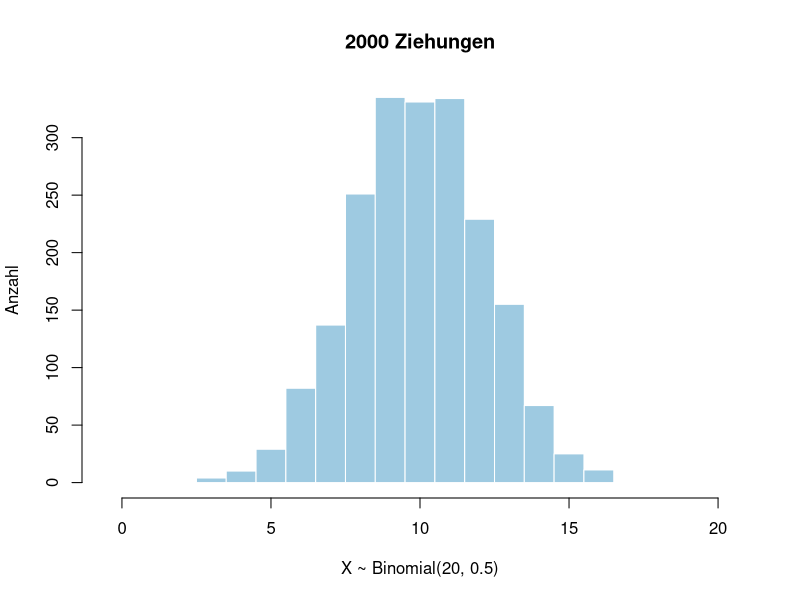
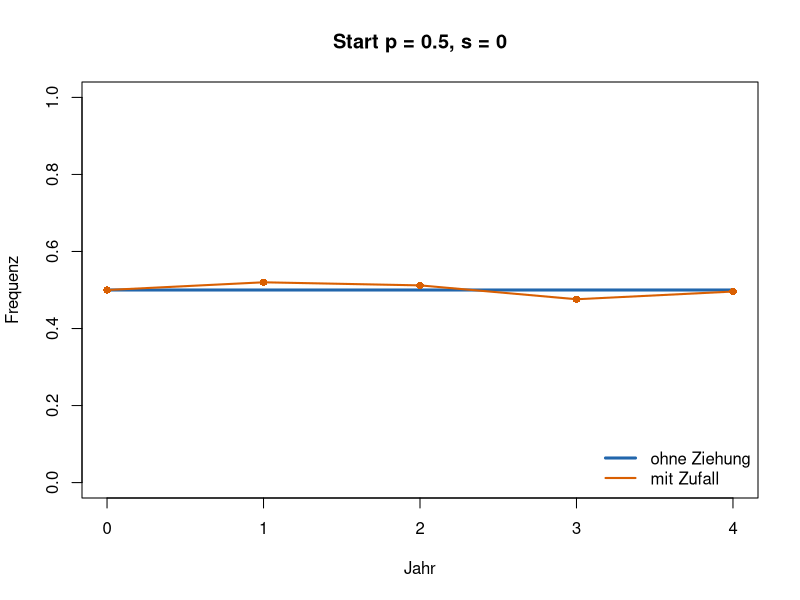
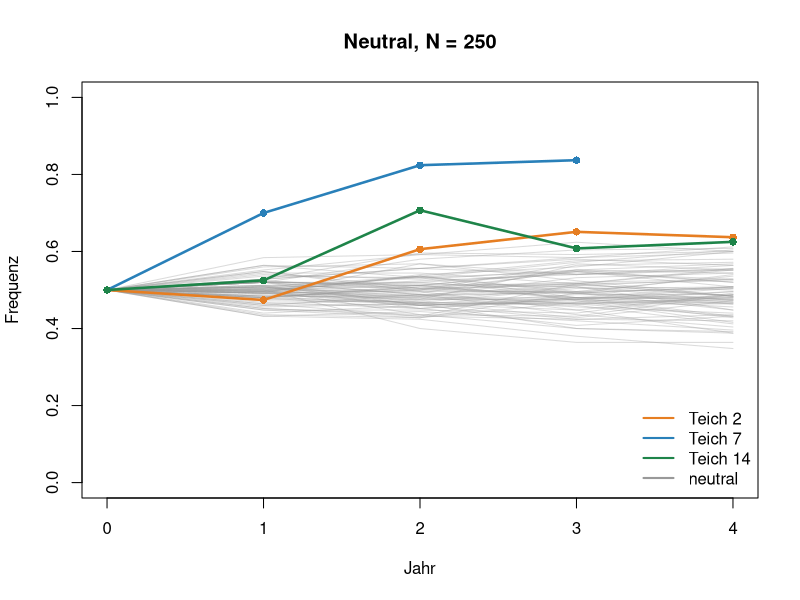
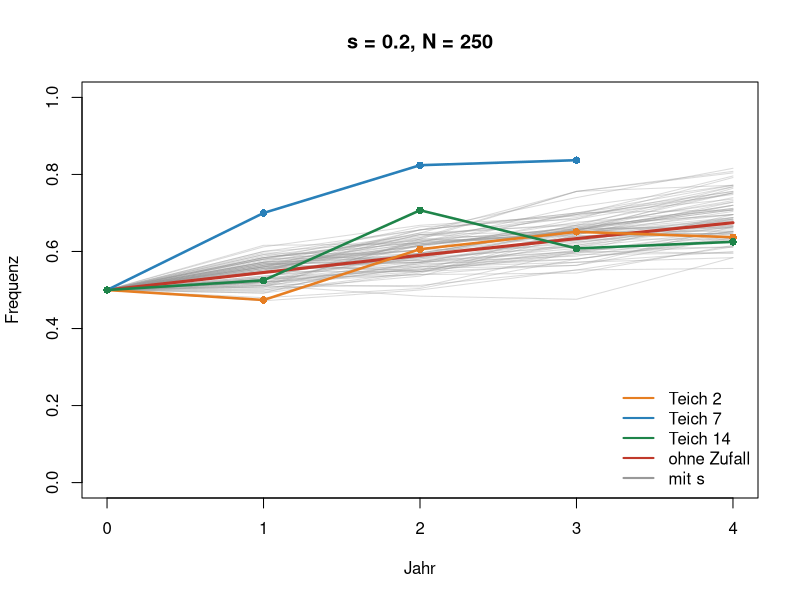

Reproduce these figures in R, in order.
## ---- chunk 1
selection_step_haploid <- function(p, s) {
  p * (1 + s) / (1 + p * s)
}

wf_step <- function(p, s, N) {
  p_sel <- selection_step_haploid(p, s)
  if (p_sel <= 0) return(0)
  if (p_sel >= 1) return(1)
  rbinom(1, N, p_sel) / N
}

simulate_det <- function(p0, s, generations = 4) {
  p <- numeric(generations + 1)
  p[1] <- p0
  for (t in seq_len(generations)) {
    p[t + 1] <- selection_step_haploid(p[t], s)
  }
  data.frame(generation = 0:generations, p = p)
}

simulate_wf <- function(p0, s, N, generations = 4) {
  p <- numeric(generations + 1)
  p[1] <- p0
  for (t in seq_len(generations)) {
    p[t + 1] <- wf_step(p[t], s, N)
  }
  data.frame(generation = 0:generations, p = p)
}

ponds <- read.csv("data/pond-chrxi.csv")
## ---- chunk 2
set.seed(9)
x <- rbinom(2000, size = 20, prob = 0.5)
hist(x, breaks = 0:21 - 0.5, col = "#9ecae1", border = "white",
     main = "2000 Ziehungen", xlab = "X ~ Binomial(20, 0.5)", ylab = "Anzahl")
## ---- chunk 3
set.seed(9)
N <- 250
det <- simulate_det(0.5, s = 0, 4)
stoch <- simulate_wf(0.5, s = 0, N, 4)
plot(det$generation, det$p, type = "l", lwd = 3, col = "#2166ac",
     ylim = c(0, 1), xlab = "Jahr", ylab = "Frequenz",
     main = "Start p = 0.5, s = 0")
lines(stoch$generation, stoch$p, lwd = 2, col = "#d95f02")
points(stoch$generation, stoch$p, pch = 16, col = "#d95f02")
legend("bottomright", c("ohne Ziehung", "mit Zufall"),
       col = c("#2166ac", "#d95f02"), lwd = c(3, 2), bty = "n")
## ---- chunk 4
set.seed(9)
N <- 250
n_sims <- 80
plot(NA, xlim = c(0, 4), ylim = c(0, 1),
     xlab = "Jahr", ylab = "Frequenz",
     main = "Neutral, N = 250")
for (i in seq_len(n_sims)) {
  sim <- simulate_wf(0.5, s = 0, N, 4)
  lines(sim$generation, sim$p, col = adjustcolor("grey60", 0.35))
}
pond_col <- c("2" = "#e67e22", "7" = "#2980b9", "14" = "#1e8449")
for (id in unique(ponds$pond)) {
  d <- ponds[ponds$pond == id, ]
  lines(d$year, d$p, lwd = 2.5, col = pond_col[as.character(id)])
  points(d$year, d$p, pch = 16, col = pond_col[as.character(id)])
}
legend("bottomright", c("Teich 2", "Teich 7", "Teich 14", "neutral"),
       col = c("#e67e22", "#2980b9", "#1e8449", "grey60"),
       lwd = 2, bty = "n")
## ---- chunk 5
set.seed(11)
N <- 250
s <- 0.2
n_sims <- 80
det <- simulate_det(0.5, s, 4)
plot(NA, xlim = c(0, 4), ylim = c(0, 1),
     xlab = "Jahr", ylab = "Frequenz",
     main = "s = 0.2, N = 250")
for (i in seq_len(n_sims)) {
  sim <- simulate_wf(0.5, s, N, 4)
  lines(sim$generation, sim$p, col = adjustcolor("grey60", 0.35))
}
lines(det$generation, det$p, lwd = 3, col = "#c0392b")
for (id in unique(ponds$pond)) {
  d <- ponds[ponds$pond == id, ]
  lines(d$year, d$p, lwd = 2.5, col = pond_col[as.character(id)])
  points(d$year, d$p, pch = 16, col = pond_col[as.character(id)])
}
legend("bottomright",
       c("Teich 2", "Teich 7", "Teich 14", "ohne Zufall", "mit s"),
       col = c("#e67e22", "#2980b9", "#1e8449", "#c0392b", "grey60"),
       lwd = 2, bty = "n")
